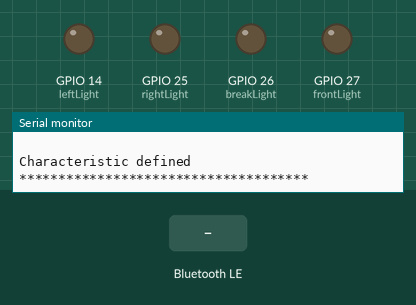
A sketch run on a simulated ESP32. Parts: output pins drawn as LEDs (lit = HIGH), the last lines printed to the serial monitor. Dashed ring = blinking. The test bench sets the inputs (shaded band). WiFi joins after 1.5 s; servers stay silent unless stated; uploads are accepted with an empty reply; EEPROM starts erased; nothing arrives over Bluetooth unless stated; a phone connects over Bluetooth LE 3 s after start.

Above: at 3.1 s.
3.2 s: Bluetooth LE write "a" received
At 3.8 s:
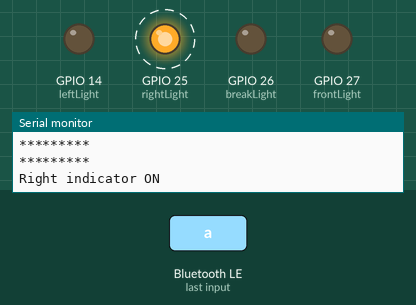
6.2 s: Bluetooth LE write "c" received
At 6.8 s:
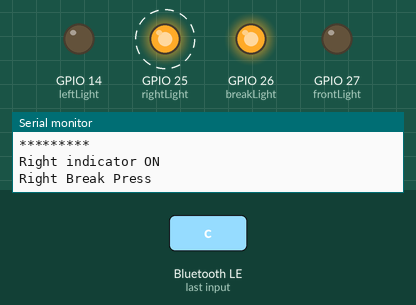
9.2 s: Bluetooth LE write "e" received
At 9.7 s:
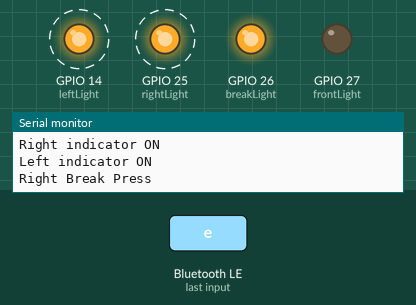
12.2 s: Bluetooth LE write "d" received
At 12.8 s:
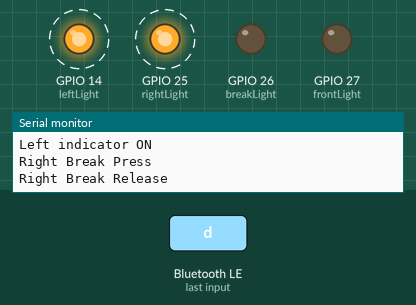
15.2 s: Bluetooth LE write "b" received
At 15.8 s:
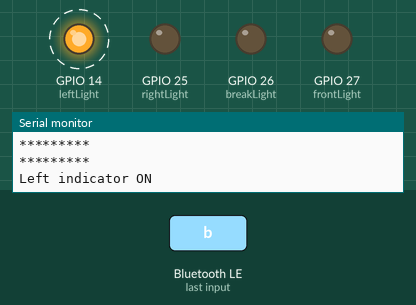
18.2 s: Bluetooth LE write "g" received
At 18.8 s:
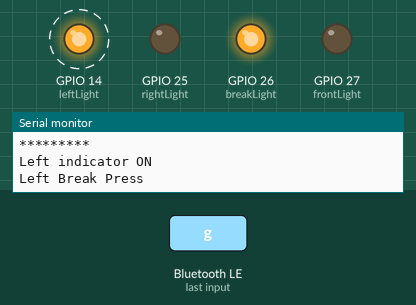
Timing chart, 0 to 22.2 s (numbered marks = the images above; inputs shaded):
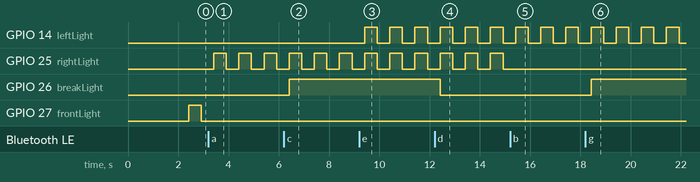

The sketch:

Main.ino
```cpp
#include <EEPROM.h>
#include <WiFiClientSecure.h>
#include <WiFi.h>
#include <HTTPClient.h>
/////////////
#include <ArduinoJson.h> // Using Version 5 of arduino json
#include <BLEDevice.h>/////This library provides an implementation Bluetooth Low Energy support for the ESP32 using the Arduino platform.
#include <BLEUtils.h>////This library provides GATT and Gap servies.
#include <BLEServer.h>///For BLE Server


const char* ssid = "microelab";
const char* ssidPassword = "microelab123";


uint32_t int16_uuid;

const int rightLight=25;
const int breakLight=26;
const int frontLight=27;
const int leftLight=14;


boolean rightBreakReleaseFlag;
boolean rightBreakPressFlag;
boolean rightLightFlag;


boolean leftBreakReleaseFlag;
boolean leftBreakPressFlag;
boolean leftLightFlag;

RTC_DATA_ATTR int bootCount = 0;


void eepromSet(String name);
String eepromList();
String uuid_String;
/////////-Universally unique identifier
const char* SERVICE_UUID="4fafc201-1fb5-459e-8fcc-c5c9c331914b";// The remote service we wish to connect to.
#define CHARACTERISTIC_UUID "beb5483e-36e1-4688-b7f5-ea07361b26a8"
///////////////////////////
const int led=2;////-builtin LED

class MyCallbacks: public BLECharacteristicCallbacks {
    void onWrite(BLECharacteristic *pCharacteristic) {
      std::string value = pCharacteristic->getValue();

      if (value.length() > 0) {
        Serial.println("*********");
 //       Serial.print("New value: ");
        for (int i = 0; i < value.length(); i++)
{
//         Serial.print(value[i]);
        //////////////client1 is right
        if(value[i]=='a'){rightLightFlag=HIGH;}
        if(value[i]=='b'){rightLightFlag=LOW;}
        if(value[i]=='c'){rightBreakPressFlag=HIGH;}
        if(value[i]=='d'){rightBreakReleaseFlag=HIGH;}

        if(value[i]=='e'){leftLightFlag=HIGH;}
        if(value[i]=='f'){leftLightFlag=LOW;}
        if(value[i]=='g'){leftBreakPressFlag=HIGH;}
        if(value[i]=='h'){leftBreakReleaseFlag=HIGH;}


}       Serial.println();
        Serial.println("*********");
      }
    }
};

//****************************************
String postValues(String url, String mac, String type);
String baseUrl = "http://192.168.100.247:8000";//network system IP or base url. CHANGE THIS
const size_t capacity = JSON_OBJECT_SIZE(3) + 110;
DynamicJsonBuffer jsonBuffer(capacity);
//String uuid;

//****************************************
void setup() {
  Serial.begin(115200);
  Serial.println("Starting BLE work!");
////////////////////////////////////////////
if(!EEPROM.begin(50)){Serial.println("failed to initialise EEPROM");}

pinMode(rightLight,OUTPUT);
pinMode(breakLight,OUTPUT);
pinMode(frontLight,OUTPUT);
pinMode(leftLight,OUTPUT);

  if (bootCount > 0) {Serial.println("Do Nothing...");}
  else
  {
 //////////////////////////////////////////////////////
  WiFi.begin(ssid, ssidPassword);             // Connect to the network
  Serial.print("Connecting to ");
  Serial.print(ssid);
int wifiBreak=0;
  while (WiFi.status() != WL_CONNECTED) { // Wait for the Wi-Fi to connect
    delay(500);
    Serial.print('.');
    wifiBreak++;if(wifiBreak==5){wifiBreak=0;Serial.println("....");break;}}

  Serial.println('\n');
  Serial.println("Connection established!");
  Serial.print("IP address      : ");
  Serial.println(WiFi.localIP());         // Send the IP address of the ESP8266 to the computer
//////////////////////////
  //Method 1: Ge's Information after device is added
  String mac_address = WiFi.macAddress();
  Serial.print("Device MAC      : ");Serial.println(mac_address);
  Serial.print("Server Responce : ");
  String device_type = "M"; // Define M for Master and S for Slave
  String url = baseUrl + "/api/bluetooth/add";
  // wait for WiFi connection
  String output = postValues(url, mac_address, device_type); //Output for Method 1 here.
  while(output == "\nresponse empty"){
    output = postValues(url, mac_address, device_type);
    }
  //   Method 2: Only Get uuid from MAc Address if device is already added.
  url = baseUrl + "/api/bluetooth/group";
  String output2 = postValues (url, mac_address, device_type);
  while(output2 == "\nresponse empty"){
    output2 = postValues(url, mac_address, device_type);
    }
  JsonObject& root = jsonBuffer.parseObject(output2);
  const char* master_mac_address    = root["master_mac_address"]; // "3C:71:BF:10:75:00"
  const char* devices               = root["devices"]; // "[11]"
  const char* uuid                  = root["uuid"];
  //uuid = String((const char*) root["uuid"]);
  SERVICE_UUID=uuid;//************************
  Serial.print("Service Device UUID from Server: ");Serial.println(SERVICE_UUID);
  eepromSet(String(SERVICE_UUID));////write UUID on EEPROM
}
++bootCount;

///////////////////////////////////////////////////////////////////////////////////
 //BLEUUID SERVICE_UUID( (const char*)root["uuid"]); //*****************
 /// BLEUUID SERVICE_UUID(SERVICE_UUID); //*****************
uuid_String=eepromList();/////-read EEPROM
char s[uuid_String.length()+1] ;//////create array
uuid_String.toCharArray(s,uuid_String.length()+1);//Converts String into character array
SERVICE_UUID=s;

  BLEDevice::init("SERVER");
  BLEServer *pServer = BLEDevice::createServer();
  BLEService *pService = pServer->createService(BLEUUID(SERVICE_UUID));
  BLECharacteristic *pCharacteristic = pService->createCharacteristic(
                                         CHARACTERISTIC_UUID,//serviceuuid,//CHARACTERISTIC_UUID,
                                         BLECharacteristic::PROPERTY_READ |
                                         BLECharacteristic::PROPERTY_WRITE
                                       );

  pCharacteristic->setCallbacks(new MyCallbacks());
  pCharacteristic->setValue("Bike Indicators");
  pService->start();
  // BLEAdvertising *pAdvertising = pServer->getAdvertising();  // this still is working for backward compatibility
  BLEAdvertising *pAdvertising = BLEDevice::getAdvertising();
  pAdvertising->addServiceUUID(SERVICE_UUID);
  pAdvertising->setScanResponse(true);
  pAdvertising->setMinPreferred(0x06);  // functions that help with iPhone connections issue
  pAdvertising->setMinPreferred(0x12);

  BLEDevice::startAdvertising();
  Serial.println(" ");
  Serial.println("Characteristic defined");
  Serial.println("*************************************");

  //Serial.println(BLEUUID::toString());
}


void loop(){
 if(rightLightFlag==HIGH){Serial.println("Right indicator ON");digitalWrite(rightLight,!digitalRead(rightLight));digitalWrite(frontLight,LOW);}
 if(rightLightFlag==LOW){digitalWrite(rightLight,LOW);}


 if(leftLightFlag==HIGH){Serial.println("Left indicator ON");digitalWrite(leftLight,!digitalRead(leftLight));digitalWrite(frontLight,LOW);}
 if(leftLightFlag==LOW){digitalWrite(leftLight,LOW);}


 if(rightBreakPressFlag==HIGH) {Serial.println("Right Break Press");  digitalWrite(breakLight,HIGH);digitalWrite(frontLight,LOW);}
 if(leftBreakPressFlag==HIGH)  {Serial.println("Left Break Press");  digitalWrite(breakLight,HIGH);digitalWrite(frontLight,LOW);}

 if(rightBreakReleaseFlag==HIGH){Serial.println("Right Break Release");digitalWrite(breakLight,LOW);rightBreakReleaseFlag=LOW;rightBreakPressFlag=LOW;}
 if(leftBreakReleaseFlag==HIGH){Serial.println("Left Break Release");digitalWrite(breakLight,LOW);leftBreakReleaseFlag=LOW;leftBreakPressFlag=LOW;}


  delay(500);
  digitalWrite(frontLight,!digitalRead(frontLight));
//////////////////////


//////////////////////
}

///////////////////////////
String postValues(String url, String mac, String type)
{

  HTTPClient http;
  http.begin(url); //HTTP
  http.addHeader("Content-Type", "application/x-www-form-urlencoded");//Specify content-type header
  http.addHeader("Accept", "application/json");                       //Specify content-type header

  String values = "";
  if (type.length() == 1) {
    values = "macAddress=" + mac + "&mode=" + type;
  } else {
    values = "macAddress=" + mac;
  }
  //  Serial.println(values);
  int httpCode = http.POST(values);
  String payload = "\nresponse empty";
  if (httpCode == 200) {
    payload = http.getString();
    //      USE_SERIAL.println(payload);
    http.end();
  }
  Serial.println(payload);
  return payload;
}
/////////////////////////////////////////
void eepromSet(String name){
  for (int i = 0; i <name.length(); ++i){
    EEPROM.write(i,name.charAt(i));
  }
  EEPROM.commit();
  Serial.print("WRITE EEPROM: ");Serial.println(name);
}
/////////////////////////
String eepromList(){
  char letter;
  String list="";
  for (int i = 0; i <36; ++i){letter= char(EEPROM.read(i));list+=letter;}
  return list;}
```

Measured:
- after the input at 3.2 s, GPIO 25 (rightLight): alternates HIGH for 0.50 s and LOW for 0.50 s, starting after 0.21 s; GPIO 27 (frontLight): stops changing and stays LOW
- after the input at 6.2 s, GPIO 26 (breakLight): LOW → HIGH after 0.21 s
- after the input at 9.2 s, GPIO 14 (leftLight): alternates HIGH for 0.50 s and LOW for 0.50 s, starting after 0.22 s
- after the input at 12.2 s, GPIO 26 (breakLight): HIGH → LOW after 0.22 s
- after the input at 15.2 s, GPIO 25 (rightLight): stops changing and stays LOW
- after the input at 18.2 s, GPIO 26 (breakLight): LOW → HIGH after 0.22 s
